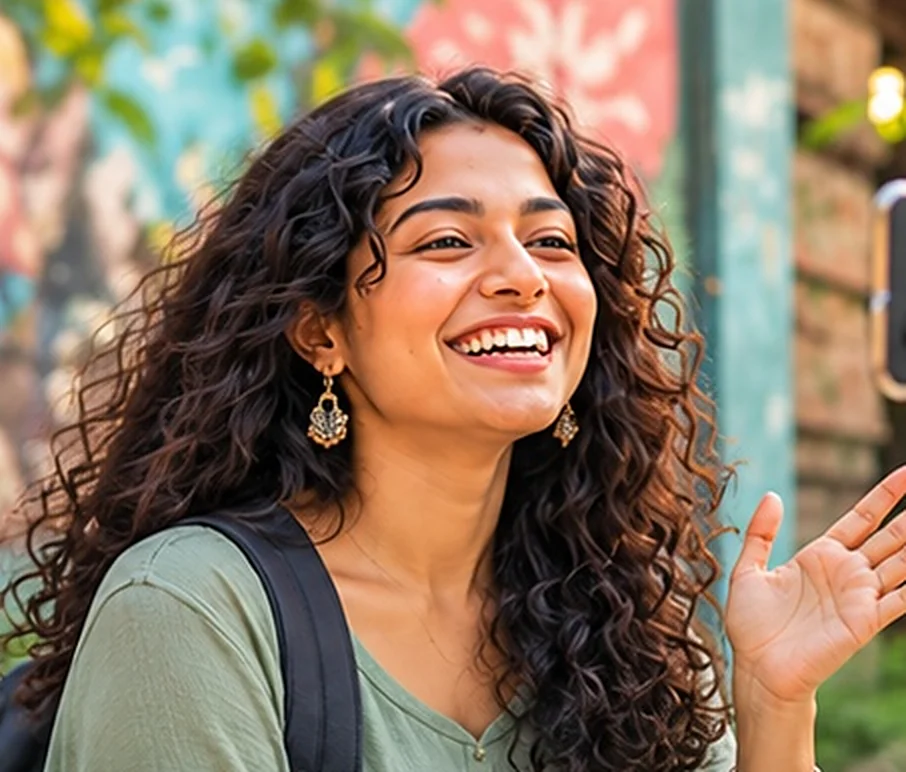
#> input picture img/join-2.webp, 906 x 772 px; its folder holds only this picture in this run
$ python make_join_cards.py ../../img/join-2.webp
#> lines starting #> are read from the running program, lines starting #| are printed output that depends on the picture; after the words box and inside, x2 and y2 are one past the last pixel; in counts of white or black regions, pixels touching at a corner belong together
"""The four Join us card pictures, from the photos for each role.

    python3 _src/tools/make_join_cards.py <ambassador.jpg> <venue.jpg> <creator.jpg> <host.jpg>

Each photo: the white border and rounded corners left from a screenshot are cut off, then it is
scaled up 2x (the photos are small) with a light sharpen, and saved as img/join-<n>.webp
(n = the story picture the card used before: 4 ambassador, 3 venue, 2 creator, 5 host)."""
import sys
from pathlib import Path
import numpy as np
from PIL import Image, ImageFilter

SITE = Path(__file__).resolve().parents[2]
NUMBERS = [4, 3, 2, 5]

def trim_white(im, inset=8):
#> called with inset = 8
    a = np.asarray(im).astype(int)
    photo = a.min(2) < 236                       # anything that isn't the white border
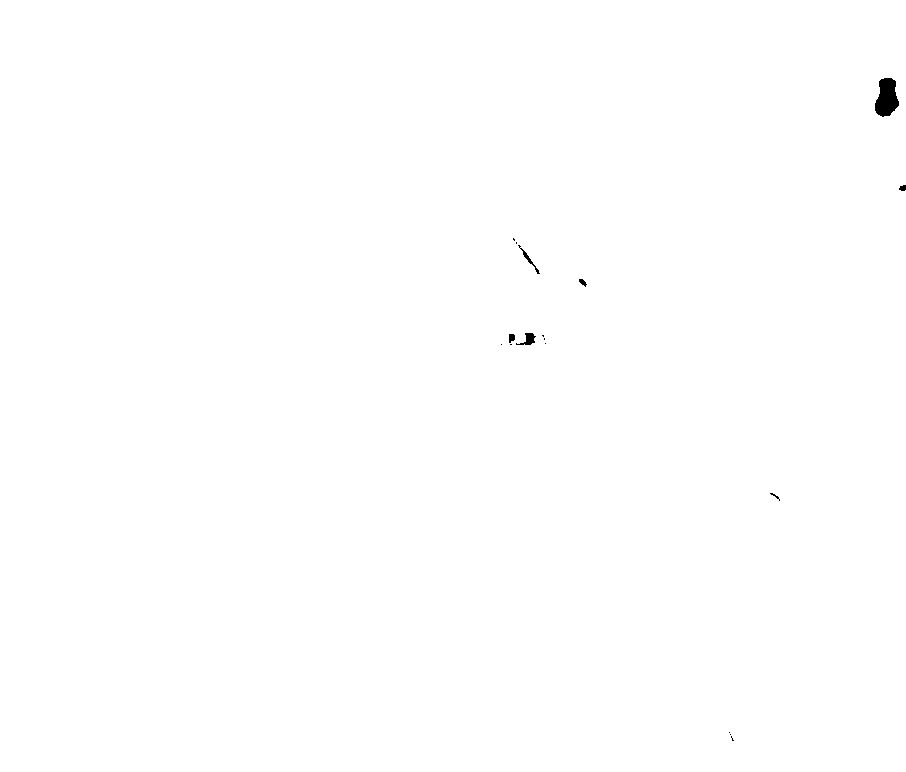
#> photo: shape (772, 906) bool; 99.9% white; 17 black regions (10 under 20 px), largest, box (x1, y1, x2, y2) and area: (875, 78, 899, 117) 673, (516, 333, 536, 345) 115, (518, 245, 540, 274) 82
    rows = np.where(photo.mean(1) > 0.5)[0]
#> rows = 772 values from 0 to 771
    cols = np.where(photo.mean(0) > 0.5)[0]
#> cols = 906 values from 0 to 905
    return im.crop((cols[0] + inset, rows[0] + inset, cols[-1] + 1 - inset, rows[-1] + 1 - inset))
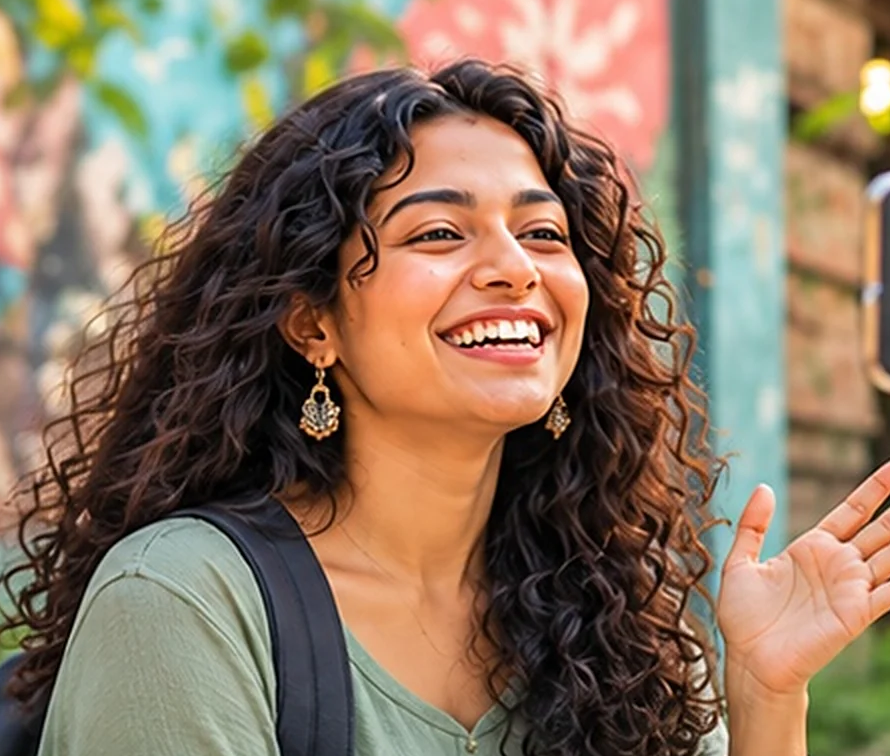
#> returned value: PIL image 890x756 RGB; mean R, G, B 137.4, 117, 96.6

def main(paths):
    for n, path in zip(NUMBERS, paths):
        im = trim_white(Image.open(path).convert("RGB"))
        im = im.resize((im.width * 2, im.height * 2), Image.LANCZOS)
        im = im.filter(ImageFilter.UnsharpMask(radius=1.4, percent=55, threshold=2))
        im.save(SITE / f"img/join-{n}.webp", quality=86, method=6)
        print(n, im.size)
#| 4 (1780, 1512)

if __name__ == "__main__":
    main(sys.argv[1:5])

$ run again, on img/join-6.webp
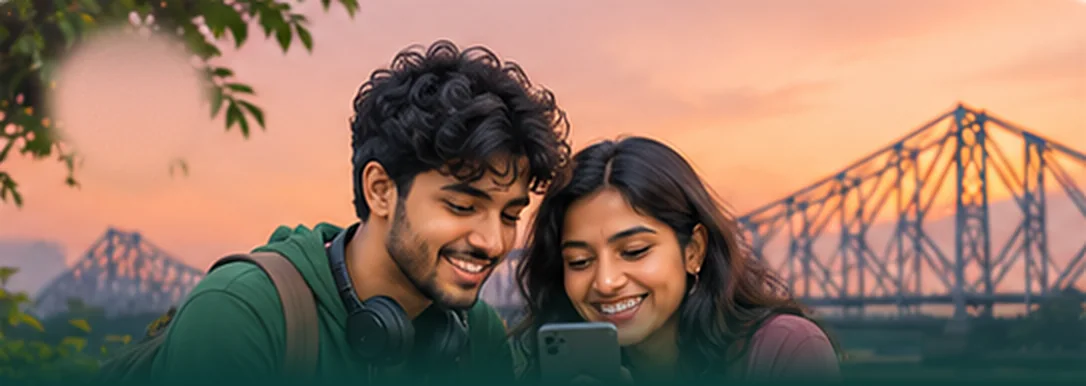
#> input picture img/join-6.webp, 1086 x 386 px
#> photo: shape (386, 1086) bool; every value is 1
#> rows = 386 values from 0 to 385
#> cols = 1086 values from 0 to 1085
#> in trim_white, `return im.crop((cols[0] + inset, rows[0] + inset, cols[-1] + 1 - inset..`:
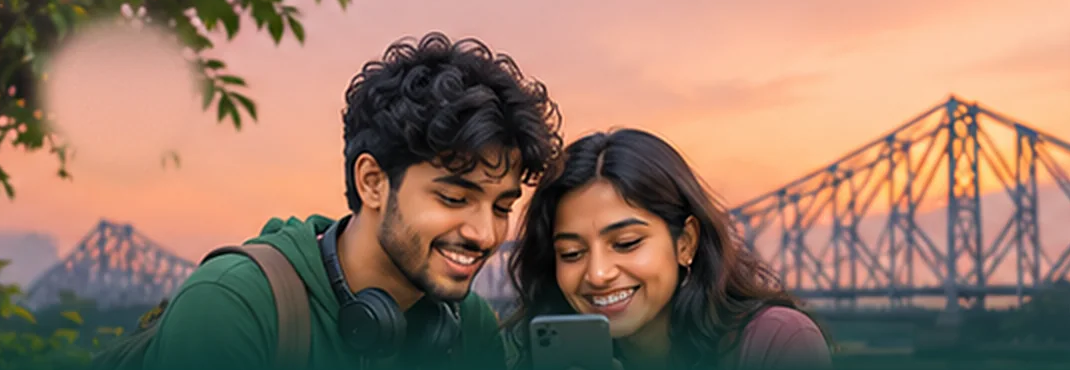
#> returned value: PIL image 1070x370 RGB; mean R, G, B 150.5, 119.5, 102.1
#| 4 (2140, 740)

$ run again, on img/join-4.webp
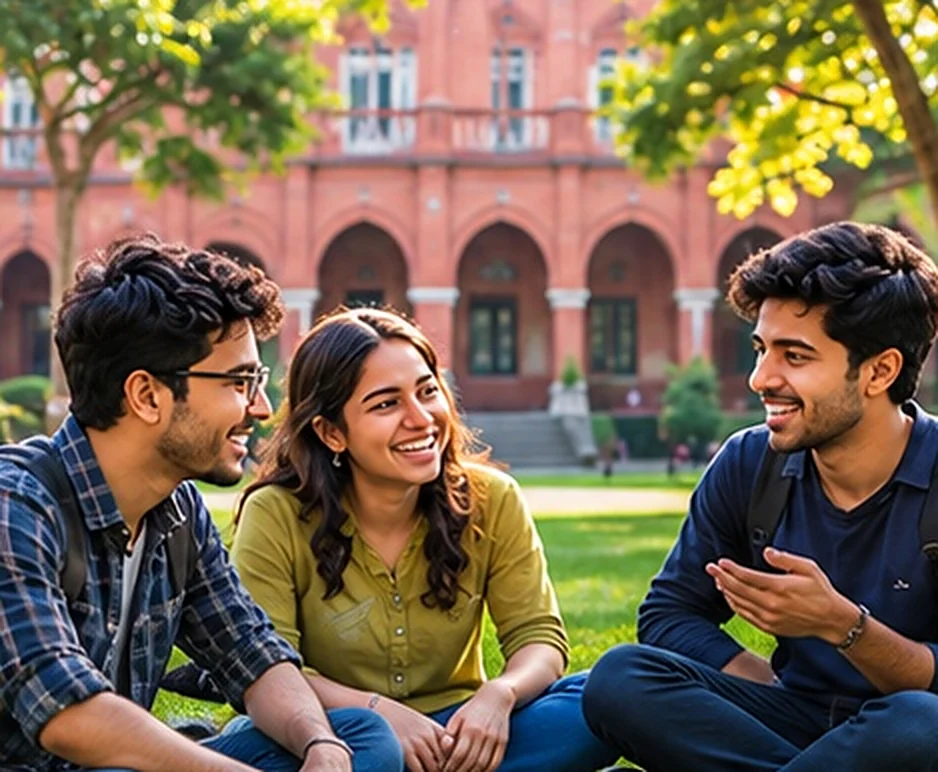
#> input picture img/join-4.webp, 938 x 772 px
#> in trim_white, `photo = a.min(2) < 236                       # anything that isn't the..`:
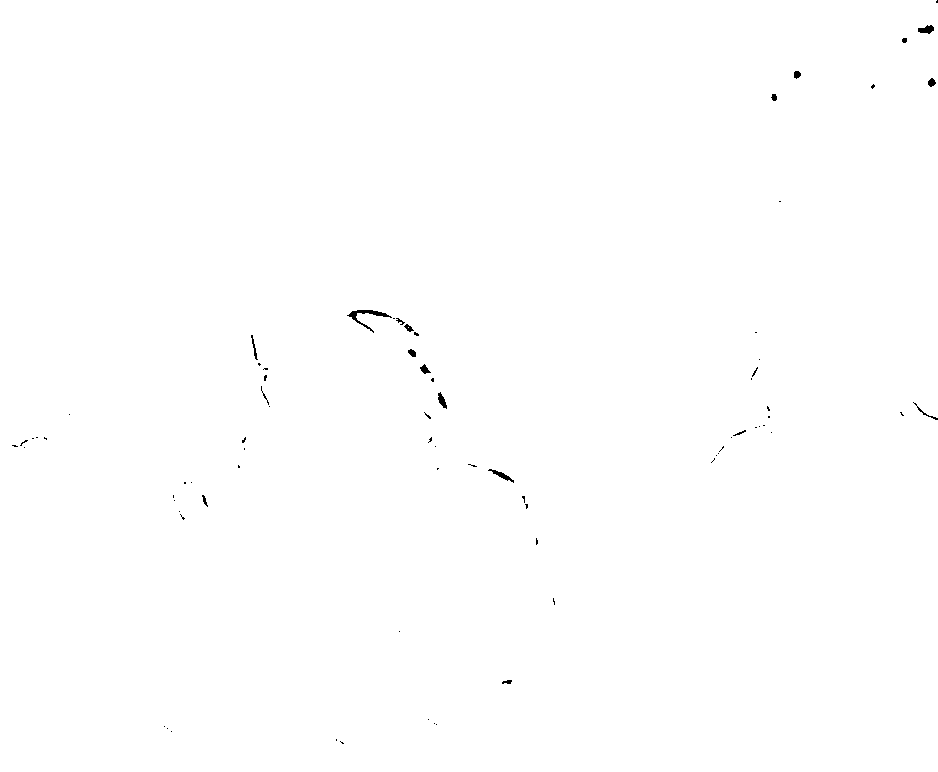
#> photo: shape (772, 938) bool; 99.8% white; 78 black regions (60 under 20 px), largest, box (x1, y1, x2, y2) and area: (347, 310, 392, 333) 218, (488, 469, 514, 483) 98, (918, 25, 934, 34) 94
#> rows = 772 values from 0 to 771
#> cols = 938 values from 0 to 937
#> in trim_white, `return im.crop((cols[0] + inset, rows[0] + inset, cols[-1] + 1 - inset..`:
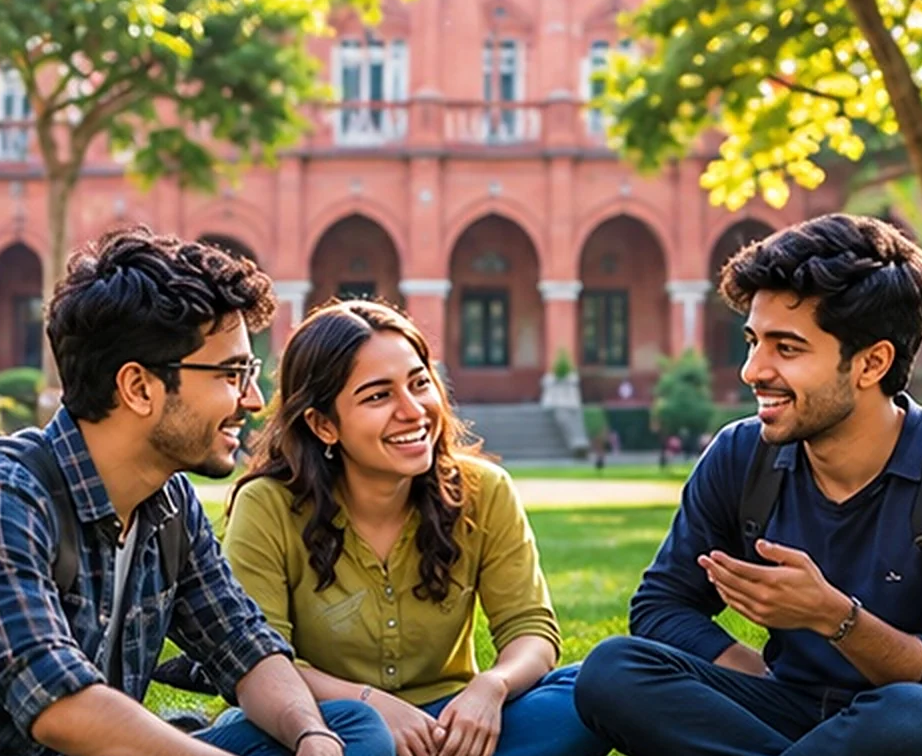
#> returned value: PIL image 922x756 RGB; mean R, G, B 121.4, 103.7, 81.3
#| 4 (1844, 1512)

$ run again, on img/join-5.webp
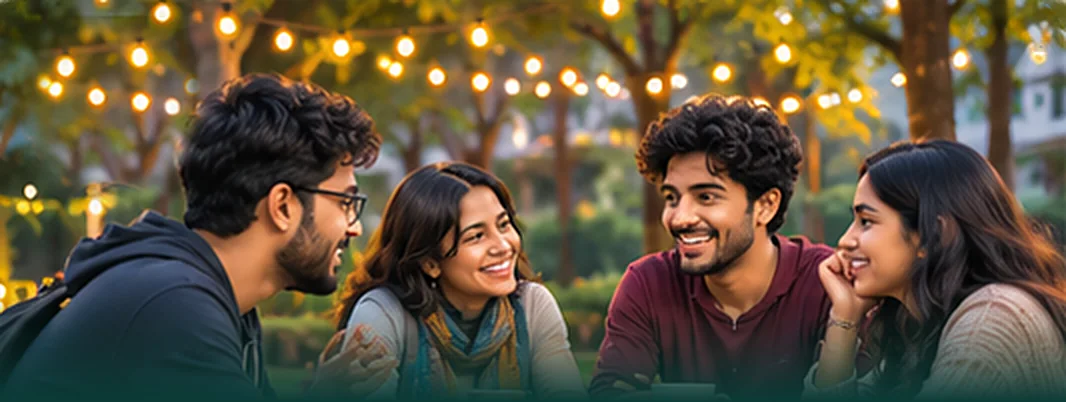
#> input picture img/join-5.webp, 1066 x 402 px
#> in trim_white, `photo = a.min(2) < 236                       # anything that isn't the..`:
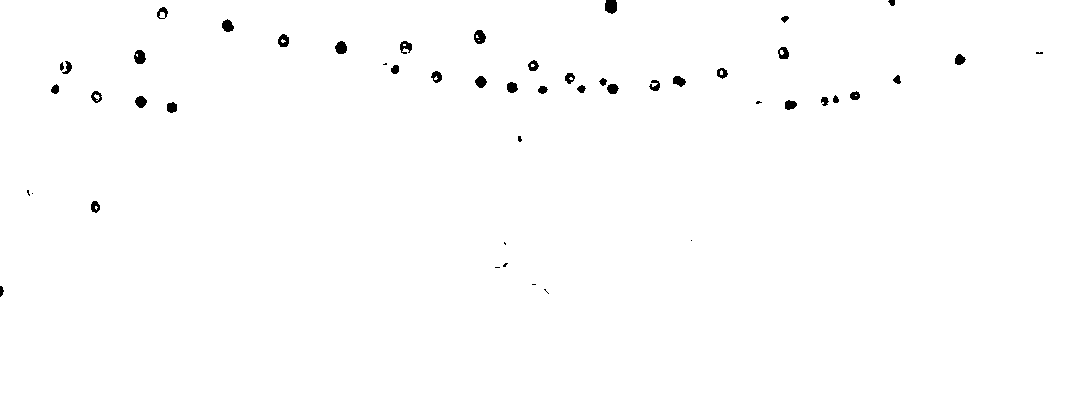
#> photo: shape (402, 1066) bool; 99.3% white; 50 black regions (12 under 20 px), largest, box (x1, y1, x2, y2) and area: (605, 0, 617, 14) 145, (134, 50, 146, 64) 126, (474, 30, 486, 44) 122
#> rows = 402 values from 0 to 401
#> cols = 1066 values from 0 to 1065
#> in trim_white, `return im.crop((cols[0] + inset, rows[0] + inset, cols[-1] + 1 - inset..`:
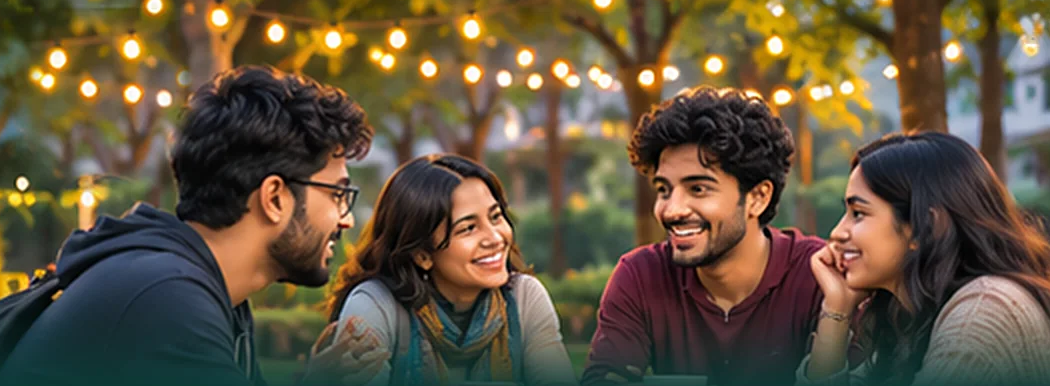
#> returned value: PIL image 1050x386 RGB; mean R, G, B 98, 84.9, 63.1
#| 4 (2100, 772)
